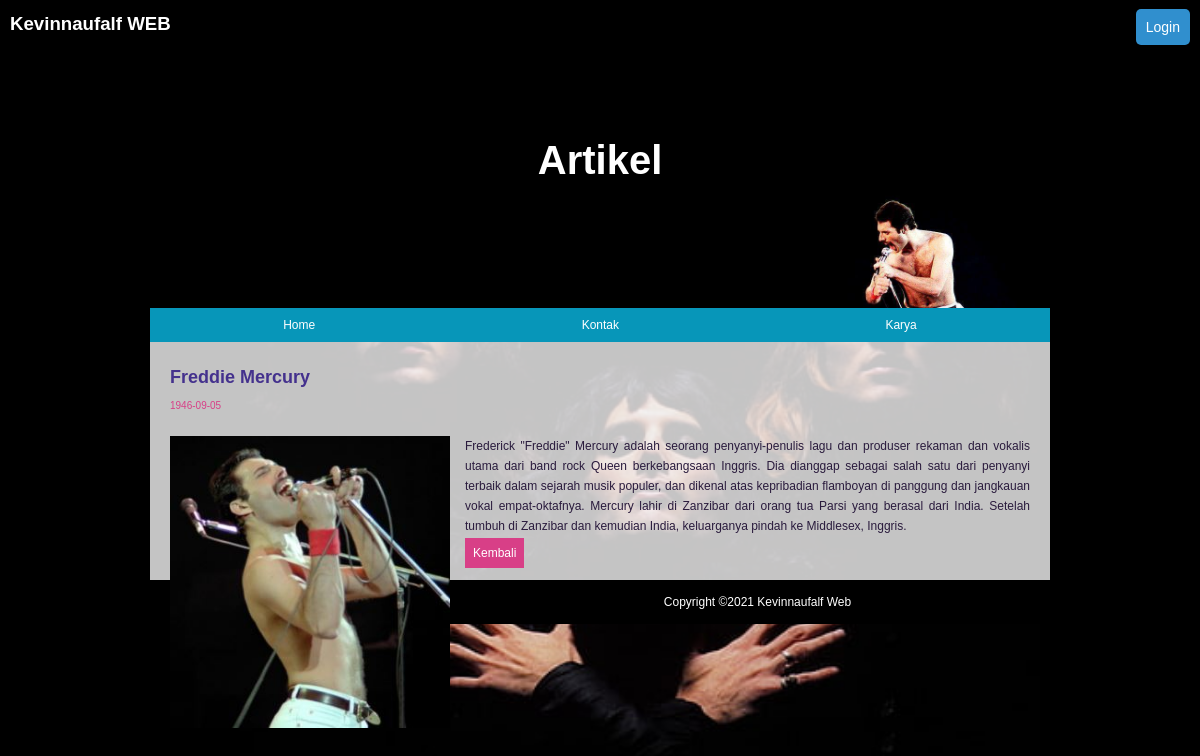
Screenshot of /detail.php?id=17 with the database file from the repository.
### tables this page shows
CREATE TABLE `menu` (
  `idmenu` int(11) NOT NULL,
  `nama_menu` varchar(50) DEFAULT NULL,
  `alamat` varchar(50) DEFAULT NULL
);

CREATE TABLE `postingan` (
  `idpostingan` int(11) NOT NULL,
  `judul` varchar(50) DEFAULT NULL,
  `tanggal` varchar(50) DEFAULT NULL,
  `gambar` varchar(50) DEFAULT NULL,
  `isi` text DEFAULT NULL
);

### detail.php (the view, shortened to what this page needs)
<?php
include "koneksi.php";
$id = $_GET['id'];
?>
<!DOCTYPE html>
<html lang="en">
<head>
    <link rel="stylesheet" href="css/style1.css">
    <link rel="stylesheet" href="css/responsive.css">
</head>
<body>
    <div class="navigasi">
        <h1 class="judulweb">Kevinnaufalf WEB</h1>
        <div class="user">
            <ul>
                <li><a href="kelola/login.php">Login</a></li>
            </ul>
        </div>
    </div>
    <div class="pembungkus">
        <div class="header">
            <h1>Artikel</h1>
        </div>
        <div class="menu" style="width: 100%;">
            <ul>
                <?php
                $sql = "SELECT * FROM menu";
                $a = $koneksi->query($sql);
                while ($c = $a->fetch_array()) {
                ?>
                    <li><a href="<?php echo $c['alamat']; ?>"><?php echo $c['nama_menu']; ?></a></li>
                <?php
                }
                ?>
            </ul>
        </div>
    </div>
    <div class="konten">
        <div class="isikonten">
            <?php
            $sql = "SELECT * FROM postingan where idpostingan = $id";
            $a = $koneksi->query($sql);
            while ($c = $a->fetch_array()) { ?>
                <h1 class="judulartikel"><?php echo $c['judul']; ?></h1>
                <p class="tanggalposting"><?php echo $c['tanggal']; ?></p>
                <div class="isiartikel">
                    <img src="img/<?php echo $c['gambar']; ?>" alt="logo linux" class="gambarisiartikel">
                    <p><?php echo $c['isi']; ?></p>
                </div>
            <?php
            }
            ?>
            <a href="home.php" class="tombol">Kembali</a>
        </div>
    </div>
    <div class="footer">
        <p>Copyright &#169;2021 Kevinnaufalf Web</p>
    </div>
</body>
</html>

### css/style1.css (style rules this page uses)
body { font-family: Verdana, Geneva, Tahoma, sans-serif; font-size: 12px; background-image: url("../img/bg_home.jpg"); background-size: cover; background-attachment: fixed; width: 900px; margin-left: auto; margin-right: auto; }
.user ul { list-style-type: none; float: right; margin-top: 9px; margin-bottom: 0px; }
.user ul li { float: left; font-size: 14px; background-color: #308fce; margin-bottom: 10px; margin-right: 10px; border-radius: 5px; }
.user li a { display: block; text-decoration: none; color: white; padding: 10px; }
.navigasi { background-color: black; box-sizing: border-box; position: fixed; width: 100%; top: 0px; right: 0px; left: 0px; }
.navigasi h1 { font-weight: bold; font-size: 14pt; color: white; float: left; padding: 0px; padding-left: 10px; }
.menu { background-color: #0796b9; }
.menu ul { list-style-type: none; margin: 0px; padding: 0px; display: flex; justify-content: space-around; }
.menu li a { display: block; text-decoration: none; color: white; padding: 10px; padding-left: 21px; padding-right: 21px; background-color: #0796b9; }
.pembungkus { box-sizing: border-box; }
.header { height: 300px; background-image: url("../img/bg_serigala.jpg"); background-size: cover; color: white; }
.header h1 { padding-top: 130px; font-size: 30pt; text-align: center; }
.konten { box-sizing: border-box; background-color: rgba(245, 245, 245, 0.801); padding: 10px; color: #2A1B3D; }
.isikonten { margin: 10px; }
.isikonten h1.judulartikel { font-size: 18px; font-weight: bold; margin-top: 15px; color: #44318D; }
.isikonten p.tanggalposting { font-size: 10px; color: #D83F87; margin-top: 10px; }
.isiartikel { margin-top: 25px; }
.isiartikel p { text-align: justify; line-height: 20px; margin-bottom: 10px; }
.isiartikel img.gambarisiartikel { width: 280px; float: left; margin-right: 15px; margin-bottom: 5px; }
.tombol { background-color: #D83F87; padding: 8px; }
a.tombol { text-decoration: none; color: white; }
.footer { background-color: black; color: white; text-align: center; padding-top: 3px; padding-bottom: 3px; box-sizing: border-box; }

### rows the page displays
menu: nama_menu "Home"
menu: nama_menu "Kontak"
menu: nama_menu "Karya"
postingan: judul "Freddie Mercury", tanggal "1946-09-05", gambar (picture), isi "Frederick \"Freddie\" Mercury adalah seorang penyanyi-penulis lagu dan produser rekaman dan vokalis utama dari band rock Queen berkebangsaan Inggris. Dia dianggap sebagai salah satu dari penyanyi terbaik dalam sejarah musik populer, dan dikenal atas kepribadian flamboyan di panggung dan jangkauan vokal empat-oktafnya. Mercury lahir di Zanzibar dari orang tua Parsi yang berasal dari India. Setelah tumbuh di Zanzibar dan kemudian India, keluarganya pindah ke Middlesex, Inggris."
